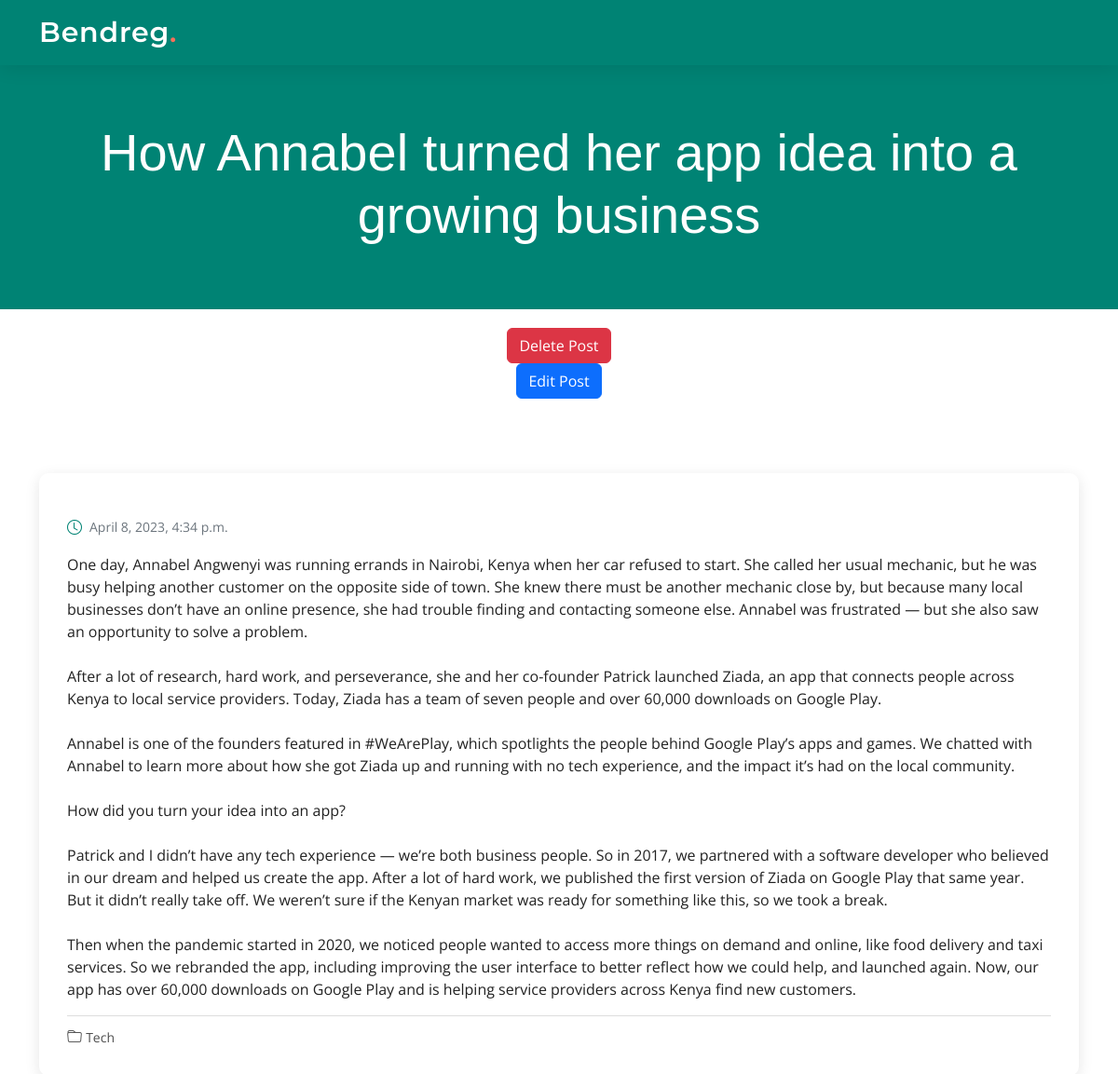
/post/10, run on the app's committed database.
### posts/models.py (models this page shows, shortened)
class Post(models.Model):
    title = models.CharField(max_length=200)
    body = models.TextField()
    date = models.DateTimeField(default=datetime.now, blank=True)
    category = models.CharField(max_length=200, default='uncategorized')

### posts/views.py (the view)
# urls.py: path('post/<str:id>', views.post, name='post'),
def post(request,id):
    posts = Post.objects.get(id=id)
    return render(request, 'post.html', {'posts': posts})

### templates/post.html (shortened to what this page needs)
{% load static %}
<!DOCTYPE html>
<html lang="en">
<head>
  <link href="{% static 'assets/vendor/bootstrap/css/bootstrap.min.css' %}" rel="stylesheet">
  <link href="{% static 'assets/vendor/bootstrap-icons/bootstrap-icons.css' %}" rel="stylesheet">
  <link href="{% static 'assets/vendor/aos/aos.css" rel="stylesheet' %}">
  <link href="{% static 'assets/vendor/glightbox/css/glightbox.min.css' %}" rel="stylesheet">
  <link href="{% static 'assets/vendor/swiper/swiper-bundle.min.css' %}" rel="stylesheet">
  <link href="{% static 'assets/css/main.css' %}" rel="stylesheet">
</head>
<body>
  <header id="header" class="header d-flex align-items-center">
    <div class="container-fluid container-xl d-flex align-items-center justify-content-between">
      <a href="/" class="logo d-flex align-items-center">
        <h1>Bendreg<span>.</span></h1>
      </a>
    </div>
  </header>
  <main id="main">
    <div class="breadcrumbs">
      <div class="page-header d-flex align-items-center">
        <div class="container position-relative">
          <div class="row d-flex justify-content-center text-center">
              <h2>{{ posts.title }}</h2>
          </div>
        </div>
      </div>
    </div>
    <div style="text-align: center; margin: 20px auto">
        <div class="row">
            <div>
                <a href="/delete/{{posts.id}}" class="btn btn-danger" onclick="return confirm('Are you sure you want to delete this post?{{ posts.id }}')">Delete Post</a>
            </div>
            <div>
                <a href="/edit/{{posts.id}}" class="btn btn-primary">Edit Post</a>
            </div>
        </div>
    </div>
    <section id="blog" class="blog">
      <div class="container" data-aos="fade-up">
        <div class="row g-5">
          <div>
            <article class="blog-details">
              <div class="meta-top">
                <ul>
                  <li class="d-flex align-items-center"><i class="bi bi-clock"></i> <a href="post.html"><time datetime="2020-01-01">
                      {{ posts.date }}</time></a></li>
                </ul>
              </div>
              <div class="content">
                <p>
                  {{ posts.body|linebreaksbr }}
                </p>
              </div>
              <div class="meta-bottom">
                <i class="bi bi-folder"></i>
                <ul class="tags">
                  <li><a href="#">{{ posts.category }}</a></li>
                </ul>
              </div>
            </article>
          </div>
        </div>
      </div>
    </section>
  </main>
</body>
</html>

### static/assets/css/main.css (style rules this page uses)
:root { --font-default: "Open Sans", system-ui, -apple-system, "Segoe UI", Roboto, "Helvetica Neue", Arial, "Noto Sans", "Liberation Sans", sans-serif, "Apple Color Emoji", "Segoe UI Emoji", "Segoe UI Symbol", "Noto Color Emoji"; --font-primary: "Montserrat", sans-serif; --font-secondary: "Poppins", sans-serif; }
:root { --color-default: #222222; --color-primary: #008374; --color-secondary: #f85a40; }
:root { scroll-behavior: smooth; }
body { font-family: var(--font-default); color: var(--color-default); }
a { color: var(--color-primary); text-decoration: none; }
h1, h2, h3, h4, h5, h6 { font-family: var(--font-primary); }
section { padding: 60px 0; overflow: hidden; }
.breadcrumbs .page-header { padding: 60px 0 60px 0; min-height: 20vh; position: relative; background-color: var(--color-primary); }
.breadcrumbs .page-header h2 { font-size: 56px; font-weight: 500; color: #fff; font-family: var(--font-secondary); }
.header { transition: all 0.5s; z-index: 997; height: 90px; background-color: var(--color-primary); }
.header.sticked { position: fixed; top: 0; right: 0; left: 0; height: 70px; box-shadow: 0px 2px 20px rgba(0, 0, 0, 0.1); }
.header .logo h1 { font-size: 30px; margin: 0; font-weight: 600; letter-spacing: 0.8px; color: #fff; font-family: var(--font-primary); }
.header .logo h1 span { color: #f96f59; }
.sticked-header-offset { margin-top: 70px; }
section { scroll-margin-top: 70px; }
.blog .blog-details { box-shadow: 0 4px 16px rgba(0, 0, 0, 0.1); padding: 30px; border-radius: 10px; }
.blog .blog-details .content { margin-top: 20px; }
.blog .blog-details .meta-top { margin-top: 20px; color: #6c757d; }
.blog .blog-details .meta-top ul { display: flex; flex-wrap: wrap; list-style: none; align-items: center; padding: 0; margin: 0; }
.blog .blog-details .meta-top i { font-size: 16px; margin-right: 8px; line-height: 0; color: var(--color-primary); }
.blog .blog-details .meta-top a { color: #6c757d; font-size: 14px; display: inline-block; line-height: 1; }
.blog .blog-details .meta-bottom { padding-top: 10px; border-top: 1px solid rgba(34, 34, 34, 0.15); }
.blog .blog-details .meta-bottom i { color: #555555; display: inline; }
.blog .blog-details .meta-bottom a { color: rgba(34, 34, 34, 0.8); transition: 0.3s; }
.blog .blog-details .meta-bottom .tags { list-style: none; display: inline; padding: 0; font-size: 14px; }
.blog .blog-details .meta-bottom .tags li { display: inline-block; }

### data on the page
Post: title "How Annabel turned her app idea into a growing business", date "April 8, 2023, 4:34 p.m.", body "One day, Annabel Angwenyi was running errands in Nairobi, Kenya when her car refused to start. She called her usual mechanic, but he was busy helping another customer on the opposite side of town. She knew there must be another mechanic close by, but because many local businesses don’t have an online presence, she had trouble finding and contacting someone else. Annabel was frustrated — but she also saw an opportunity to solve a problem. After a lot of research, hard work, and perseverance, she and her co-founder Patrick launched Ziada, an app that connects people across Kenya to local service providers. Today, Ziada has a team of seven people and over 60,000 downloads on Google Play.…", category "Tech"
